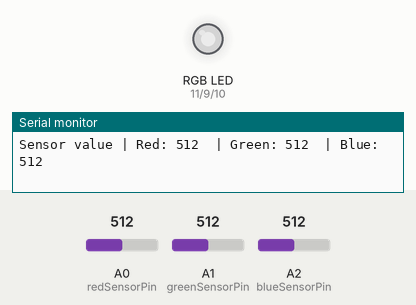
Recording of a sketch running on a simulated Arduino Uno, built with avr-gcc and run on an emulated ATmega328P. Shown: an RGB LED mixed from three pins (HIGH = lit), the last lines printed to the serial monitor. The test bench sets the inputs (shaded band); at power-on: A0 (redSensorPin) = 512, A1 (greenSensorPin) = 512, A2 (blueSensorPin) = 512. Dim RGB values are drawn brighter than linear.

Above: at 1.2 s.
1.3 s: A0 (redSensorPin) set to 416
At 1.7 s:
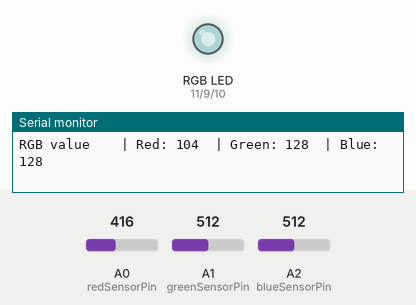
2.9 s: A0 (redSensorPin) set to 384
At 3.8 s:
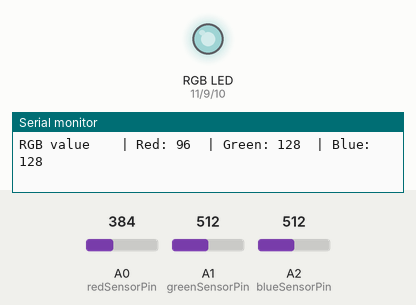
5.9 s: A1 (greenSensorPin) set to 413
At 6.5 s:
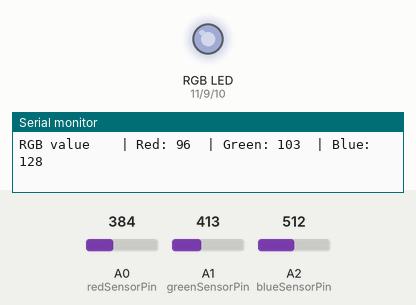
8.9 s: A1 (greenSensorPin) set to 393
At 10.2 s:
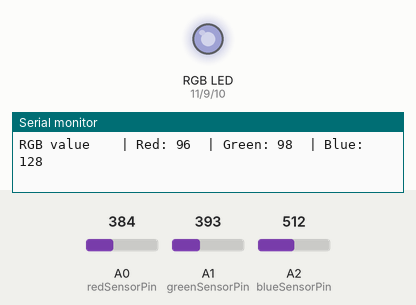
11.9 s: A2 (blueSensorPin) set to 418
At 13.1 s:
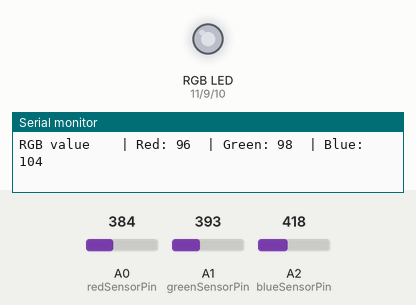
14.9 s: A2 (blueSensorPin) set to 391
At 15.9 s:
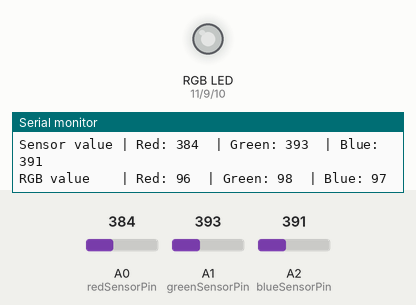
Timing chart, 0 to 17.9 s (numbered marks = the images above; inputs shaded):
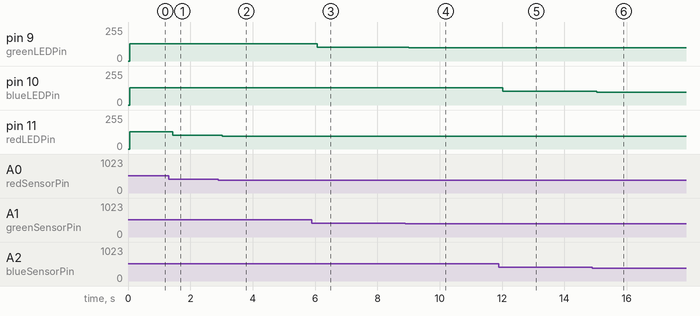

The sketch:

Color_Mixing_Lamp.ino
```cpp
const int redSensorPin = A0, greenSensorPin = A1, blueSensorPin = A2;
const int redLEDPin = 11, greenLEDPin = 9, blueLEDPin = 10;

int redSensorValue = 0, blueSensorValue = 0, greenSensorValue = 0;
int redValue = 0, greenValue = 0, blueValue = 0;

void setup() {
  Serial.begin(9600);

  pinMode(redLEDPin, INPUT);
  pinMode(greenLEDPin, INPUT);
  pinMode(blueLEDPin, INPUT);
}

void loop() {
  redSensorValue = analogRead(redSensorPin);
  delay(5);
  greenSensorValue = analogRead(greenSensorPin);
  delay(5);
  blueSensorValue = analogRead(blueSensorPin);

  redValue = redSensorValue / 4;
  greenValue = greenSensorValue / 4;
  blueValue = blueSensorValue / 4;

  Serial.print("Sensor value | Red: ");
  Serial.print(redSensorValue);
  Serial.print("\t| Green: ");
  Serial.print(greenSensorValue);
  Serial.print("\t| Blue: ");
  Serial.println(blueSensorValue);

  Serial.print("RGB value    | Red: ");
  Serial.print(redValue);
  Serial.print("\t| Green: ");
  Serial.print(greenValue);
  Serial.print("\t| Blue: ");
  Serial.println(blueValue);
  Serial.println();

  analogWrite(redLEDPin, redValue);
  analogWrite(greenLEDPin, greenValue);
  analogWrite(blueLEDPin, blueValue);
}
```

Measured:
- after the input at 1.3 s, pin 11 (redLEDPin): 128/255 → 104/255 after 0.13 s
- after the input at 2.9 s, pin 11 (redLEDPin): 104/255 → 96/255 after 0.12 s
- after the input at 5.9 s, pin 9 (greenLEDPin): 128/255 → 103/255 after 0.16 s
- after the input at 8.9 s, pin 9 (greenLEDPin): 103/255 → 98/255 after 0.10 s
- after the input at 11.9 s, pin 10 (blueLEDPin): 128/255 → 104/255 after 0.12 s
- after the input at 14.9 s, pin 10 (blueLEDPin): 104/255 → 97/255 after 0.14 s
